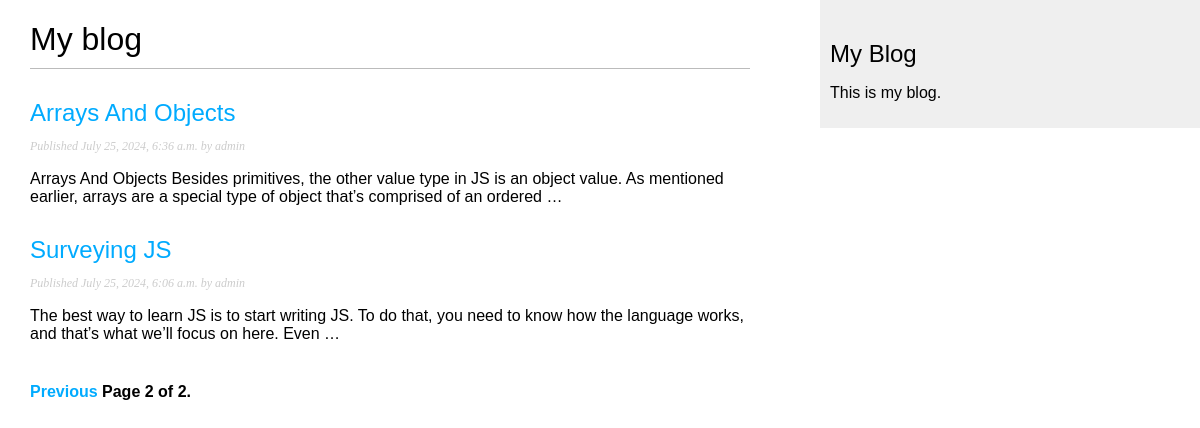
Screenshot of /blog/?page=2 with the database file from the repository.
### blog/models.py (models this page shows, shortened)
class Post(models.Model):
    class Status(models.TextChoices):
        PUBLISHED = 'PB', 'Published'
        DRAFT = 'DF', 'Draft'
    title = models.CharField(max_length=250)
    slug = models.SlugField(max_length=250, unique_for_date='publish')
    body = models.TextField()
    publish = models.DateTimeField(default=timezone.now)
    created = models.DateTimeField(auto_now_add=True)
    updated = models.DateTimeField(auto_now=True)
    status = models.CharField(max_length=2,choices=Status.choices, default=Status.DRAFT)
    """We use related_name to specify the name of the reverse relationship, from User to Post. This will
    allow us to access related objects easily from a user object by using the user.blog_posts notation. """
    author = models.ForeignKey(User, on_delete=models.CASCADE, related_name='blog_posts')
    objects = models.Manager() #default manager
    published = PublishedManager() #Custom object manager
    tags=TaggableManager()
    class Meta:
        ordering = ['-publish']
        indexes = [
            models.Index(fields=['-publish'])
        ]
    def get_absolute_url(self):
        return reverse("blog:post_detail",
                       args=[
                           self.publish.year,
                           self.publish.month,
                           self.publish.day,
                           self.slug
                       ] )

### blog/views.py (the view)
# urls.py: path('',views.PostListView.as_view(), name = "post_list"),
class PostListView(ListView):
    queryset = Post.published.all()
    paginate_by = 3
    context_object_name = 'posts'
    template_name = 'blog/post/list.html'
    def get(self, request, *args, **kwargs):
        paginator = Paginator(self.queryset, self.paginate_by)
        page_number = request.GET.get('page', 1)
        try:
            page_obj = paginator.page(page_number)
        except PageNotAnInteger:
            page_obj = paginator.page(1)
        except EmptyPage:
            page_obj = paginator.page(paginator.num_pages)
        context = {
            'posts':page_obj.object_list,
            'page_obj': page_obj,
            'paginator': paginator,
            'is_paginated': paginator.num_pages > 1,}
        return render(request, self.template_name, context)

### blog/templates/blog/post/list.html (shortened to what this page needs)
{% extends "blog/base.html" %}
{% block content%}
    <h1>My blog </h1>
    {% for post in posts %}
        <h2>
            <a href="{{ post.get_absolute_url }}">
                {{ post.title }}
            </a>
        </h2>
        <p class="date">
            Published {{ post.publish }} by {{ post.author }}
        </p>
        {{ post.body | truncatewords:30 | linebreaks}}
    {% endfor %}
    {% include "pagination.html" with page=page_obj %}
{% endblock %}

### blog/static/css/blog.css (style rules this page uses)
body { margin:0; padding:0; font-family:helvetica, sans-serif; }
a { color:#00abff; text-decoration:none; }
h1 { font-weight:normal; border-bottom:1px solid #bbb; padding:0 0 10px 0; }
h2 { font-weight:normal; margin:30px 0 0; }
p.date { color:#ccc; font-family: georgia, serif; font-size: 12px; font-style: italic; }

### rows the page displays
Post: title "Arrays And Objects", publish "July 25, 2024, 6:36 a.m.", author "admin", body "Arrays And Objects Besides primitives, the other value type in JS is an object value. As mentioned earlier, arrays are a special type of object that’s comprised of an ordered …"
Post: title "Surveying JS", publish "July 25, 2024, 6:06 a.m.", author "admin", body "The best way to learn JS is to start writing JS. To do that, you need to know how the language works, and that’s what we’ll focus on here. Even …"

### other values shown
{{ page.number }} "2"
{{ page.paginator.num_pages }} "2"
